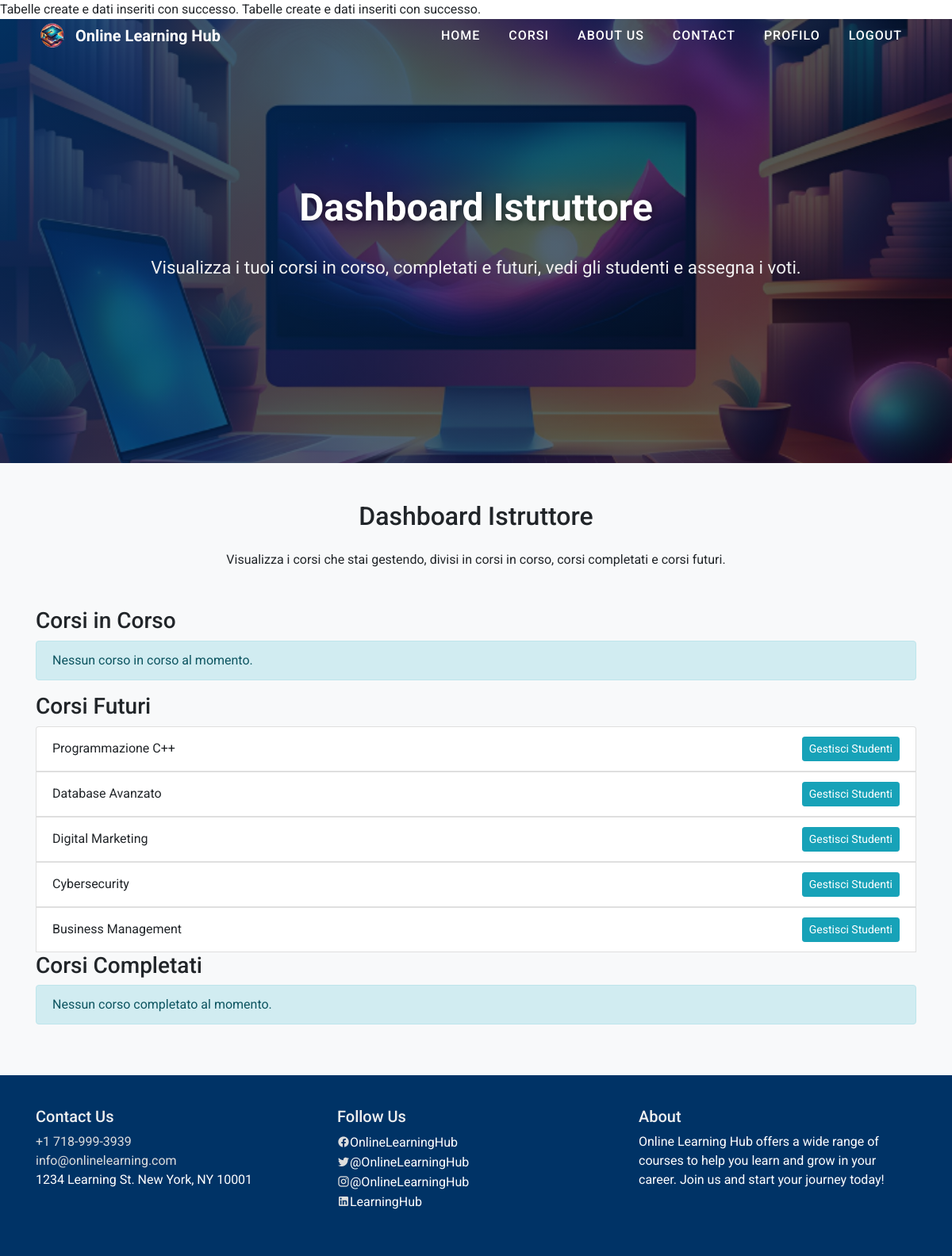
The page /admin/istruttoreDashboard.php (signed in) on the database its author committed.
### tables this page shows
CREATE TABLE IF NOT EXISTS `corso` (
    `IdCorso` int AUTO_INCREMENT PRIMARY KEY,
    `Nome` varchar(100) DEFAULT NULL,
    `Durata` int DEFAULT NULL,
    `DataInizio` date DEFAULT NULL,
    `IdIstruttore` int DEFAULT NULL,
    `IdCategoria` int DEFAULT NULL,
    `DataFine` date DEFAULT NULL,
    `Idamministratore` int NOT NULL
);

### admin/istruttoreDashboard.php (the view, shortened to what this page needs)
<?php
include('../config.php');
include('../templates/template_header.php');
include('../pages/navbar.php');
$userId = $_SESSION['user_id'] ?? null;
$sqlOngoingCourses = "
    SELECT
        c.Nome AS NomeCorso,
        c.DataInizio,
        c.DataFine,
        cat.NomeCategoria,
        c.IdCorso
    FROM corso c
    JOIN categoria cat ON c.IdCategoria = cat.IdCategoria
    WHERE c.IdIstruttore = :userId
      AND c.DataInizio <= CURDATE()
      AND (c.DataFine IS NULL OR c.DataFine > CURDATE())
";
$stmt = $pdo->prepare($sqlOngoingCourses);
$stmt->bindParam(':userId', $userId, PDO::PARAM_INT);
$stmt->execute();
$ongoingCourses = $stmt->fetchAll();
$sqlCompletedCourses = "
    SELECT
        c.Nome AS NomeCorso,
        c.DataInizio,
        c.DataFine,
        cat.NomeCategoria,
        c.IdCorso
    FROM corso c
    JOIN categoria cat ON c.IdCategoria = cat.IdCategoria
    WHERE c.IdIstruttore = :userId
      AND c.DataFine <= CURDATE()
";
$stmtCompletedCourses = $pdo->prepare($sqlCompletedCourses);
$stmtCompletedCourses->bindParam(':userId', $userId, PDO::PARAM_INT);
$stmtCompletedCourses->execute();
$completedCourses = $stmtCompletedCourses->fetchAll();
$sqlFutureCourses = "
    SELECT
        c.Nome AS NomeCorso,
        c.DataInizio,
        c.DataFine,
        cat.NomeCategoria,
        c.IdCorso
    FROM corso c
    JOIN categoria cat ON c.IdCategoria = cat.IdCategoria
    WHERE c.IdIstruttore = :userId
      AND c.DataInizio > CURDATE()
";
$stmtFutureCourses = $pdo->prepare($sqlFutureCourses);
$stmtFutureCourses->bindParam(':userId', $userId, PDO::PARAM_INT);
$stmtFutureCourses->execute();
$futureCourses = $stmtFutureCourses->fetchAll();
?>
<!DOCTYPE html>
<html lang="it">
<head>
    <link href="https://stackpath.bootstrapcdn.com/bootstrap/4.5.2/css/bootstrap.min.css" rel="stylesheet">
    <link rel="stylesheet" href="../style.css">
</head>
<body>
    <header class="header-bg">
        <div class="overlay"></div>
        <div class="container text-center text-white d-flex align-items-center justify-content-center flex-column">
            <h1 class="hero-title">Dashboard Istruttore</h1>
            <p class="hero-subtext">Visualizza i tuoi corsi in corso, completati e futuri, vedi gli studenti e assegna i voti.</p>
        </div>
    </header>
    <section class="section py-5 bg-light">
        <div class="container">
            <h2 class="text-center mb-4">Dashboard Istruttore</h2>
            <p class="text-center mb-5">Visualizza i corsi che stai gestendo, divisi in corsi in corso, corsi completati e corsi futuri.</p>
            <h3>Corsi in Corso</h3>
            <div class="list-group">
                <?php if (empty($ongoingCourses)): ?>
                    <div class="alert alert-info">Nessun corso in corso al momento.</div>
                <?php endif; ?>
            </div>
            <h3>Corsi Futuri</h3>
            <div class="list-group">
                <?php if (empty($futureCourses)): ?>
                    <div class="alert alert-info">Nessun corso futuro al momento.</div>
                <?php else: ?>
                    <?php foreach ($futureCourses as $course): ?>
                        <div class="list-group-item d-flex justify-content-between align-items-center">
                            <?php echo htmlspecialchars($course['NomeCorso']); ?>
                            <button class="btn btn-info btn-sm" onclick="toggleCourseDetails(<?php echo $course['IdCorso']; ?>)">Gestisci Studenti</button>
                        </div>
                    <?php endforeach; ?>
                <?php endif; ?>
            </div>
            <h3>Corsi Completati</h3>
            <div class="list-group">
                <?php if (empty($completedCourses)): ?>
                    <div class="alert alert-info">Nessun corso completato al momento.</div>
                <?php endif; ?>
            </div>
        </div>
    </section>
    </body>
</html>
<?php include('../templates/template_footer.php'); ?>

### style.css (style rules this page uses)
body { font-family: 'Roboto', sans-serif; margin: 0; padding: 0; }
.header-bg { background-image: url('resources/images/header-bg.jpg'); background-size: cover; background-position: center; height: 60vh; display: flex; justify-content: center; align-items: center; color: white; position: relative; }
.hero-subtext { font-size: 1.2rem; margin-top: 15px; }
.header-bg { position: relative; background-image: url('resources/image/sfondoHeader.png'); background-size: cover; background-position: center; height: 70vh; display: flex; align-items: center; justify-content: center; text-align: center; color: white; }
.header-bg .overlay { position: absolute; top: 0; left: 0; width: 100%; height: 100%; background: linear-gradient(135deg, rgba(0, 51, 102, 0.8), rgba(0, 0, 0, 0.6)); z-index: 1; }
.container { z-index: 2; }
.hero-title { font-size: 3rem; font-weight: 700; text-shadow: 2px 2px 10px rgba(0, 0, 0, 0.5); margin-bottom: 15px; }
.hero-subtext { font-size: 1.4rem; margin-bottom: 20px; color: #f0f0f0; }

### rows shown on the page
corso: Nome "Programmazione C++"
corso: Nome "Database Avanzato"
corso: Nome "Digital Marketing"
corso: Nome "Cybersecurity"
corso: Nome "Business Management"
